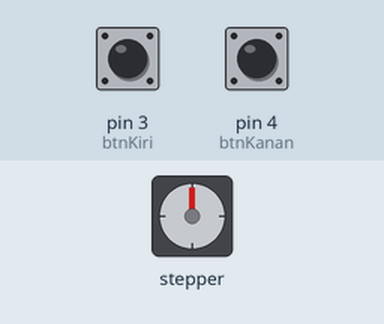
This sketch was run on a simulated Arduino Uno, built with avr-gcc and run on an emulated ATmega328P. On the bench: stepper motor. The inputs (shaded band) are chosen by the test bench; at power-on: pin 3 (btnKiri) HIGH, pin 4 (btnKanan) HIGH. Stepper angles assume 200 steps per turn.

Above: at 1.2 s.
1.3 s: pin 3 (btnKiri) pulled LOW for 1 s
At 3.4 s:
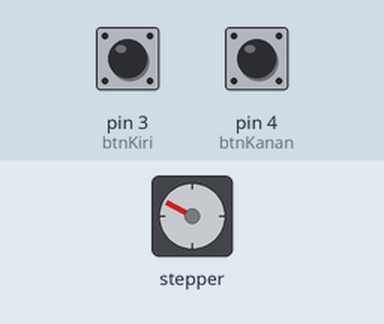
3.8 s: pin 4 (btnKanan) pulled LOW for 3.2 s
At 7.5 s:
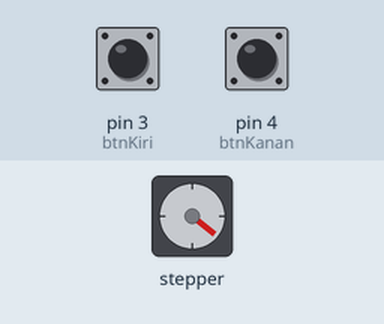
8.5 s: pin 4 (btnKanan) pulled LOW for 1 s
At 10.3 s:
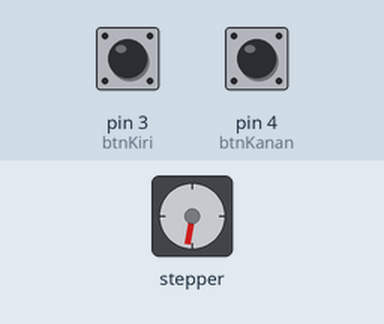
11.0 s: pin 4 (btnKanan) pulled LOW for 1 s
At 13.1 s:
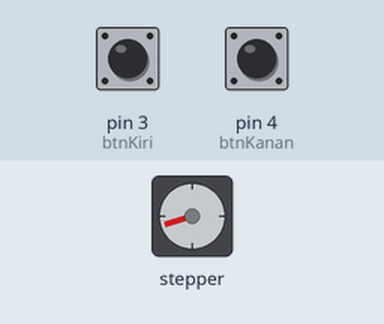
13.5 s: pin 4 (btnKanan) pulled LOW for 0.15 s
At 14.3 s:
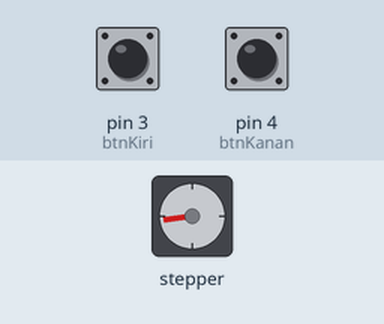
15.1 s: pin 3 (btnKiri) pulled LOW for 0.15 s
At 15.5 s:
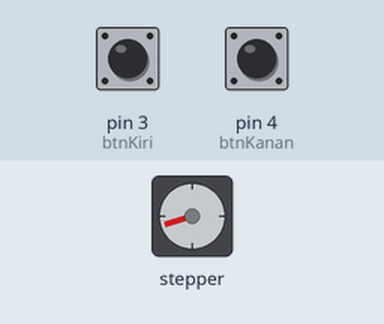
Timing chart, 0 to 17.7 s (numbered marks = the images above; inputs shaded):
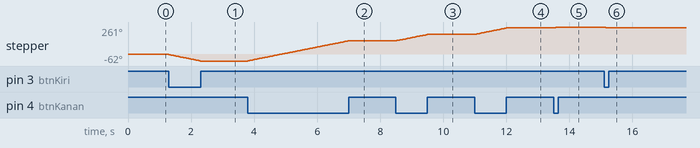

Measured:
- after the input at 1.3 s, stepper: turns 62° counter-clockwise in 1.0 s, starting at once
- after the input at 3.8 s, stepper: turns 191° clockwise in 3.2 s, starting at once
- after the input at 8.5 s, stepper: turns 61° clockwise in 1.0 s, starting at once
- after the input at 11.0 s, stepper: turns 62° clockwise in 1.0 s, starting at once

The sketch:

sketch.ino
```cpp
#include <Stepper.h>

const int stepsPerRev = 200;
Stepper myStepper(stepsPerRev, 8, 9, 10, 11);

const int btnKiri = 3;  // Pushbutton A
const int btnKanan = 4; // Pushbutton B

void setup() {
  pinMode(btnKiri, INPUT_PULLUP);
  pinMode(btnKanan, INPUT_PULLUP);
  myStepper.setSpeed(10);
}

void loop() {
  // Jika tombol A ditekan, putar ke kiri (nilai step negatif)
  if (digitalRead(btnKiri) == LOW) {
    myStepper.step(-1);
  }
  // Jika tombol B ditekan, putar ke kanan (nilai step positif)
  else if (digitalRead(btnKanan) == LOW) {
    myStepper.step(1);
  }
  // Jika tidak ada tombol ditekan, motor otomatis diam
}
```
